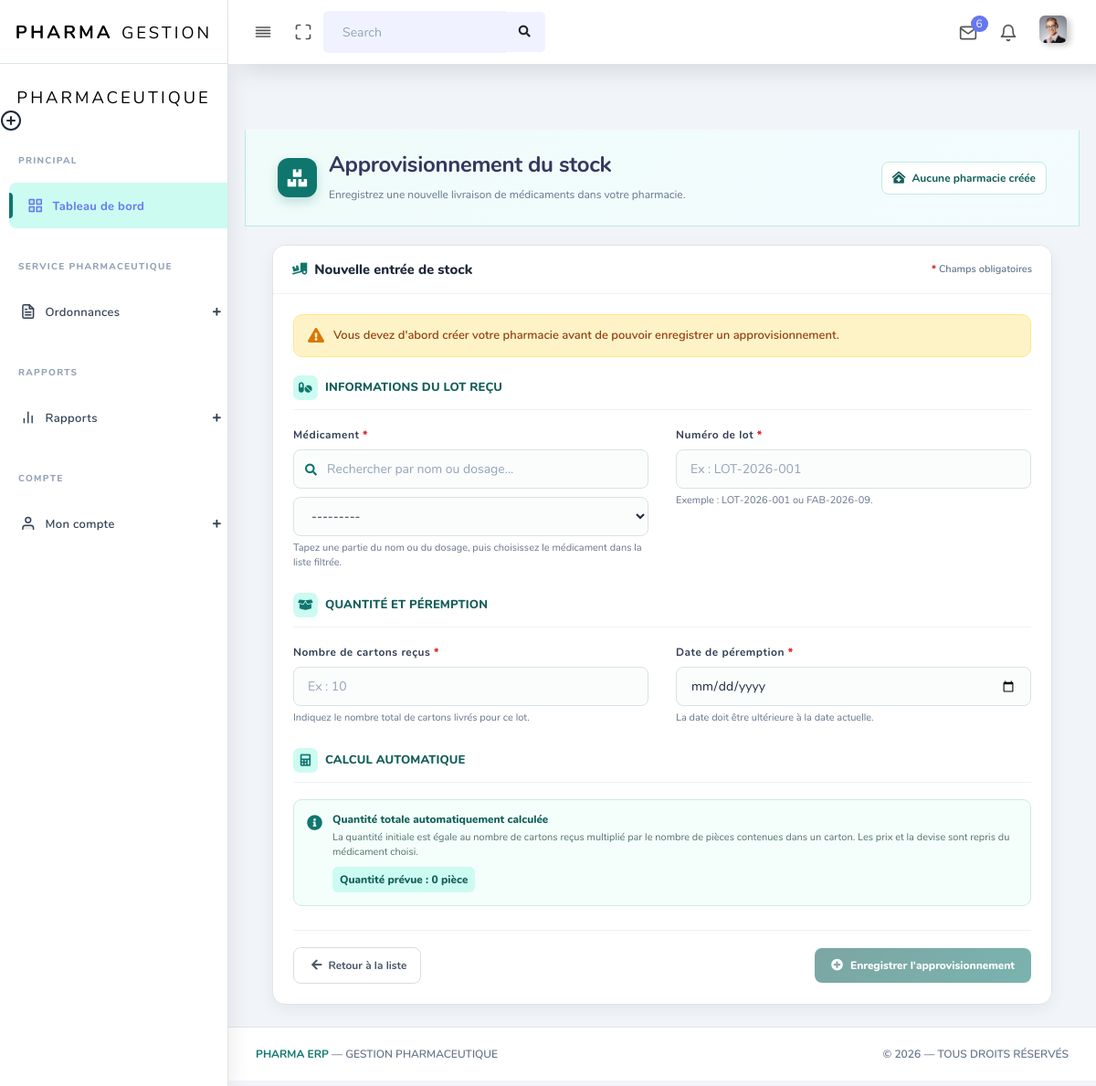
Before: /creer_stock/ (signed in) with the older database file.
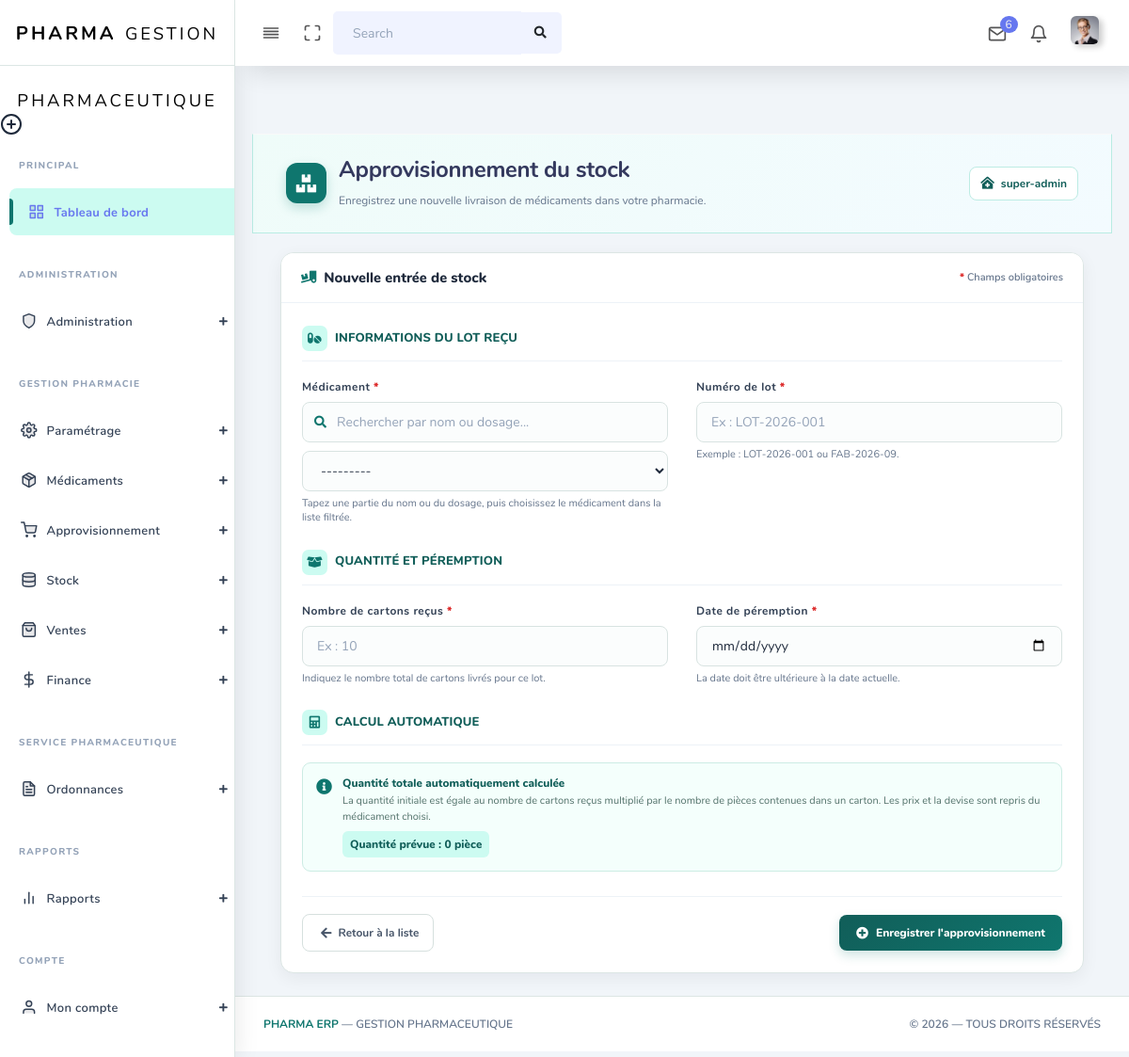
After: the same page with the newer database file.
### app/models.py (models this page shows, shortened)
class Pharmacie(models.Model):
    nom_pharmacie = models.CharField(max_length= 30)
    user_pharmacie = models.ForeignKey(User , on_delete= models.SET_NULL , null = True , blank= True)
    dateCreation = models.DateField(auto_now_add= True)

### app/views.py (the view, shortened to what this page needs)
# urls.py: path('creer_stock/', creer_stock , name="creer_stock"),
@login_required
def creer_stock(request):
    msg = None
    pharmacie_obj = (
        Pharmacie.objects
        .filter(user_pharmacie=request.user)
        .first()
    )
    name_phar = (
        pharmacie_obj.nom_pharmacie
        if pharmacie_obj
        else "Aucune pharmacie créée"
    )
    if request.method == "POST":
        form = StockForm(
            request.POST,
            user=request.user
        )
        if pharmacie_obj is None:
            msg = (
                "Vous devez d'abord créer votre pharmacie "
                "avant d'ajouter un stock."
            )
        elif form.is_valid():
            stock = form.save()
            msg = (
                f"Approvisionnement enregistré : "
                f"{stock.quantite_piece} pièce(s) ajoutée(s) pour "
                f"{stock.medicament.nom}."
            )
            form = StockForm(user=request.user)
    else:
        form = StockForm(user=request.user)
    role_verify = (
        Role.objects
        .filter(userRole=request.user)
        .select_related("role")
    )
    roles = [
        role.role.nom_typeRole
        for role in role_verify
        if role.role
    ]
    roles_normalises = [
        role.lower().strip()
        for role in roles
    ]
    if "super admin" in roles_normalises:
        primary_role = "super admin"
    elif "admin" in roles_normalises:
        primary_role = "admin"
    else:
        primary_role = "visiteur"
    medicaments_json = {}
    if pharmacie_obj:
        medicaments = (
            pharmacie_obj.medicaments
            .all()
            .order_by("nom", "dosage")
        )
    return render(request, "back-end/stocks/stock_form.html", {
        "form": form,
        "primary_role": primary_role,
        "roles": roles,
        "name_phar": name_phar,
        "msg": msg,
        "pharmacie_obj": pharmacie_obj,
        "medicaments_json": medicaments_json,
    })

### app/templates/back-end/stocks/stock_form.html (shortened to what the changed rows need)
{% load static %}
<!DOCTYPE html>
<html lang="fr">
<head>
  <link rel="stylesheet" href="{% static 'back-end/assets/css/app.min.css' %}">
  <link rel="stylesheet" href="{% static 'back-end/assets/css/style.css' %}">
  <link rel="stylesheet" href="{% static 'back-end/assets/css/components.css' %}">
  <link rel="stylesheet" href="{% static 'back-end/assets/css/custom.css' %}">
</head>
<body>
  <div id="app">
    <div class="main-wrapper main-wrapper-1">
      <div class="main-sidebar sidebar-style-2">
        {% include "back-end/includes/aside.html" %}
      </div>
      <div class="main-content">
        <section class="section">
          <div class="section-header">
            <div class="section-header-left">
              <div class="section-header-icon">
              </div>
              <div>
                <h1>Approvisionnement du stock</h1>
              </div>
            </div>
            <div class="pharmacie-name">
              <i class="fas fa-clinic-medical"></i>
              {{ name_phar|default:"Pharmacie non définie" }}
            </div>
          </div>
          <div class="section-body">
            <div class="stock-container">
              <div class="stock-card">
                <div class="stock-card-body">
                  {% if not pharmacie_obj %}
                    <div class="pharma-alert-warning" role="alert">
                      <i class="fas fa-exclamation-triangle"></i>
                      <span>
                        Vous devez d'abord créer votre pharmacie avant de pouvoir
                        enregistrer un approvisionnement.
                      </span>
                    </div>
                  {% endif %}
                </div>
              </div>
            </div>
          </div>
        </section>
      </div>
    </div>
  </div>
</body>
</html>

Changed rows visible on the page:
added Pharmacie: nom_pharmacie "super-admin"
Other visible differences:
{{ name_phar|default:"Pharmacie non définie" }}: "Aucune pharmacie créée" → (not shown)
text no longer shown: "Vous devez d'abord créer votre pharmacie avant de pouvoir enregistrer un approvisionnement."
text now shown: "ADMINISTRATION Administration GESTION PHARMACIE Paramétrage Médicaments Approvisionnement Stock Ventes Finance"
